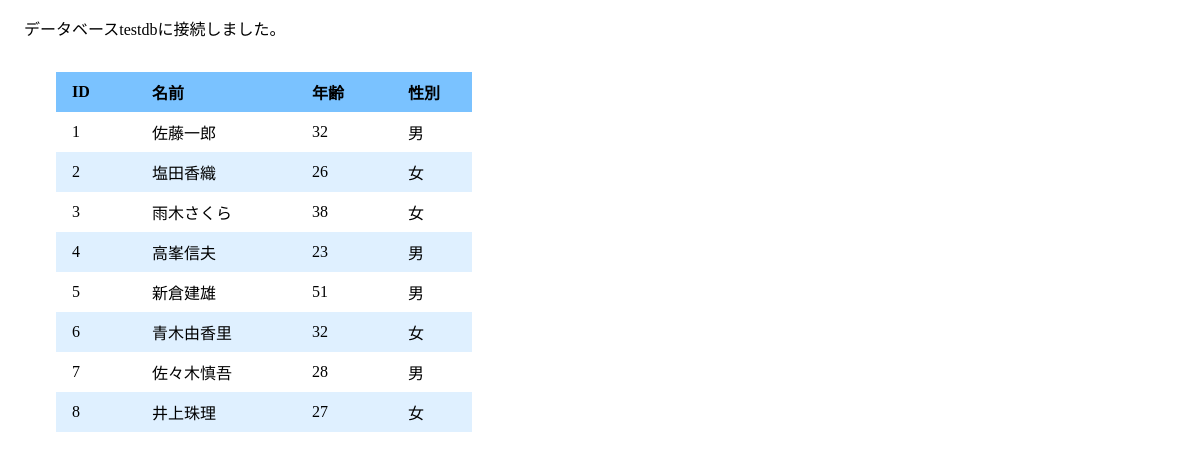
Page /sec13/insert/insert_record.php on the committed database.
### tables this page shows
CREATE TABLE `member` (
  `id` int(10) UNSIGNED NOT NULL,
  `name` varchar(40) NOT NULL,
  `age` int(10) UNSIGNED DEFAULT NULL,
  `sex` varchar(2) NOT NULL DEFAULT '男'
);

### sec13/lib/util.php (called while the page is built, shortened)
<?php
function h(string $data): string {
  return htmlspecialchars($data, ENT_QUOTES, 'UTF-8');
}
  ?>

### sec13/insert/insert_record.php (the view, shortened to what this page needs)
<?php
require_once '../lib/util.php';
$user = 'testuser';
$password = 'testuser';
$dbName = 'testdb';
$host = 'localhost:3306';
$dsn = "mysql:host={$host};dbname={$dbName};charset=utf8";
?>
<!DOCTYPE html>
<html lang="ja">
<head>
  <link rel="stylesheet" href="../css/style.css">
  <link rel="stylesheet" href="../css/tablestyle.css">
</head>
<body>
  <div>
    <?php
    try {
      $pdo = new PDO($dsn, $user, $password);
      $pdo->setAttribute(PDO::ATTR_EMULATE_PREPARES, false);
      $pdo->setAttribute(PDO::ATTR_ERRMODE, PDO::ERRMODE_EXCEPTION);
      echo "データベース{$dbName}に接続しました。<br>";
      $sql = "SELECT * FROM member";
      $stm = $pdo->prepare($sql);
      $stm->execute();
      $result = $stm->fetchAll(PDO::FETCH_ASSOC);
      echo "<table>";
      echo "<thead><tr>";
      echo "<th>ID</th>";
      echo "<th>名前</th>";
      echo "<th>年齢</th>";
      echo "<th>性別</th>";
      echo "</tr></thead>";
      echo "<tbody>";
      foreach ($result as $row) {
        echo "<tr>";
        echo "<td>", h($row['id']), "</td>";
        echo "<td>", h($row['name']), "</td>";
        echo "<td>", h($row['age']), "</td>";
        echo "<td>", h($row['sex']), "</td>";
        echo "</tr>";
      }
    } catch (Exception $e) {
      echo '<span class="error">エラーがありました。</span>';
      echo $e->getMessage();
      exit();
    }
    ?>
  </div>
</body>
</html>

### sec13/css/style.css (style rules this page uses)
div { margin: 1em; }

### sec13/css/tablestyle.css (style rules this page uses)
table { margin: 2em; padding: 0; border-collapse: collapse; }
thead { background-color: #7ac2ff; text-align: left; }
tr * { padding: 0.5em 1em 0.5em 1em; width: auto; text-align: left; }
tbody tr *:first-child { width: 3em; }
tbody tr *:nth-child(2) { width: 8em; }
tbody tr *:nth-child(3) { width: 4em; }
tbody tr *:nth-child(4) { width: 3em; }
tbody tr:nth-child(even) td { background-color: #dff0ff; }

### rows in the picture
member: id "1", name "佐藤一郎", age "32", sex "男"
member: id "2", name "塩田香織", age "26", sex "女"
member: id "3", name "雨木さくら", age "38", sex "女"
member: id "4", name "高峯信夫", age "23", sex "男"
member: id "5", name "新倉建雄", age "51", sex "男"
member: id "6", name "青木由香里", age "32", sex "女"
member: id "7", name "佐々木慎吾", age "28", sex "男"
member: id "8", name "井上珠理", age "27", sex "女"

### other values in the picture
$dbName "testdb"
